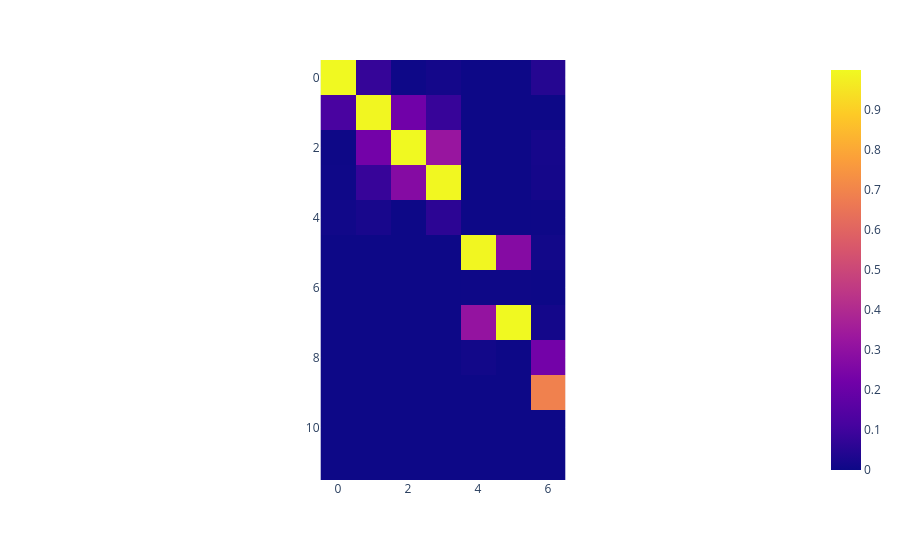

The notebook cell saved with this chart:
### Code cell
MAC = np.zeros((Phi_id.shape[1] + 5, Phi_id.shape[1]))   # Initialize MAC matrix
for i in range(Phi_id.shape[1] + 5):                     # Index over computed modes (larger)
    for j in range(Phi_id.shape[1]):                     # Index over identified modes
        numerator = np.abs(np.conj(Phi_m[:, i]) @ Phi_id[:, j])**2
        denominator = (np.conj(Phi_m[:, i]) @ Phi_m[:, i]) * (np.conj(Phi_id[:, j]) @ Phi_id[:, j])
        MAC[i, j] = numerator / denominator

# Plot the MAC matrix: Check if the off-diagonal elements are close to zero
fig = px.imshow(MAC)
fig.show()

### Figure 1 — Plotly figure (JSON) as saved in the notebook; plotly's stock layout.template omitted (floating-point values rounded to 4 significant figures)
{"data": [{"coloraxis": "coloraxis", "hovertemplate": "x: %{x}<br>y: %{y}<br>color: %{z}<extra></extra>", "name": "0", "type": "heatmap", "xaxis": "x", "yaxis": "y", "z": [[0.9999, 0.07721, 0.00239, 0.01365, 0.0001436, 0.0003126, 0.04696], [0.1186, 0.9935, 0.2164, 0.08231, 6.458e-05, 1.111e-05, 0.0006668], [0.001368, 0.2248, 0.9994, 0.3234, 7.472e-05, 0.0001653, 0.01688], [0.004033, 0.08238, 0.2728, 0.9941, 8.924e-06, 0.0001172, 0.01544], [0.008022, 0.02099, 0.000825, 0.06065, 0.0008138, 1.249e-05, 0.001442], [4.95e-08, 1.218e-06, 1.127e-07, 3.189e-06, 0.9931, 0.2733, 0.009646], [1.712e-07, 3.046e-07, 1.718e-08, 3.652e-08, 0.001636, 0.001725, 3.536e-05], [1.503e-07, 5.099e-06, 1.43e-06, 9.648e-06, 0.3133, 0.999, 0.01334], [5.525e-07, 2.91e-06, 8.715e-07, 4.63e-05, 0.009786, 0.0002866, 0.2262], [1.317e-07, 2.962e-06, 7.793e-06, 1.035e-06, 1.328e-05, 5.995e-05, 0.6904], [1.603e-07, 9.917e-05, 1.505e-05, 1.873e-05, 2.61e-05, 4.229e-05, 9.314e-05], [0.0001373, 0.0003501, 3.184e-06, 4.443e-05, 7.427e-06, 4.553e-07, 2.029e-05]]}], "layout": {"coloraxis": {"colorscale": [[0, "#0d0887"], [0.1111, "#46039f"], [0.2222, "#7201a8"], [0.3333, "#9c179e"], [0.4444, "#bd3786"], [0.5556, "#d8576b"], [0.6667, "#ed7953"], [0.7778, "#fb9f3a"], [0.8889, "#fdca26"], [1, "#f0f921"]]}, "margin": {"t": 60}, "xaxis": {"anchor": "y", "constrain": "domain", "domain": [0, 1], "scaleanchor": "y"}, "yaxis": {"anchor": "x", "autorange": "reversed", "constrain": "domain", "domain": [0, 1]}}}
